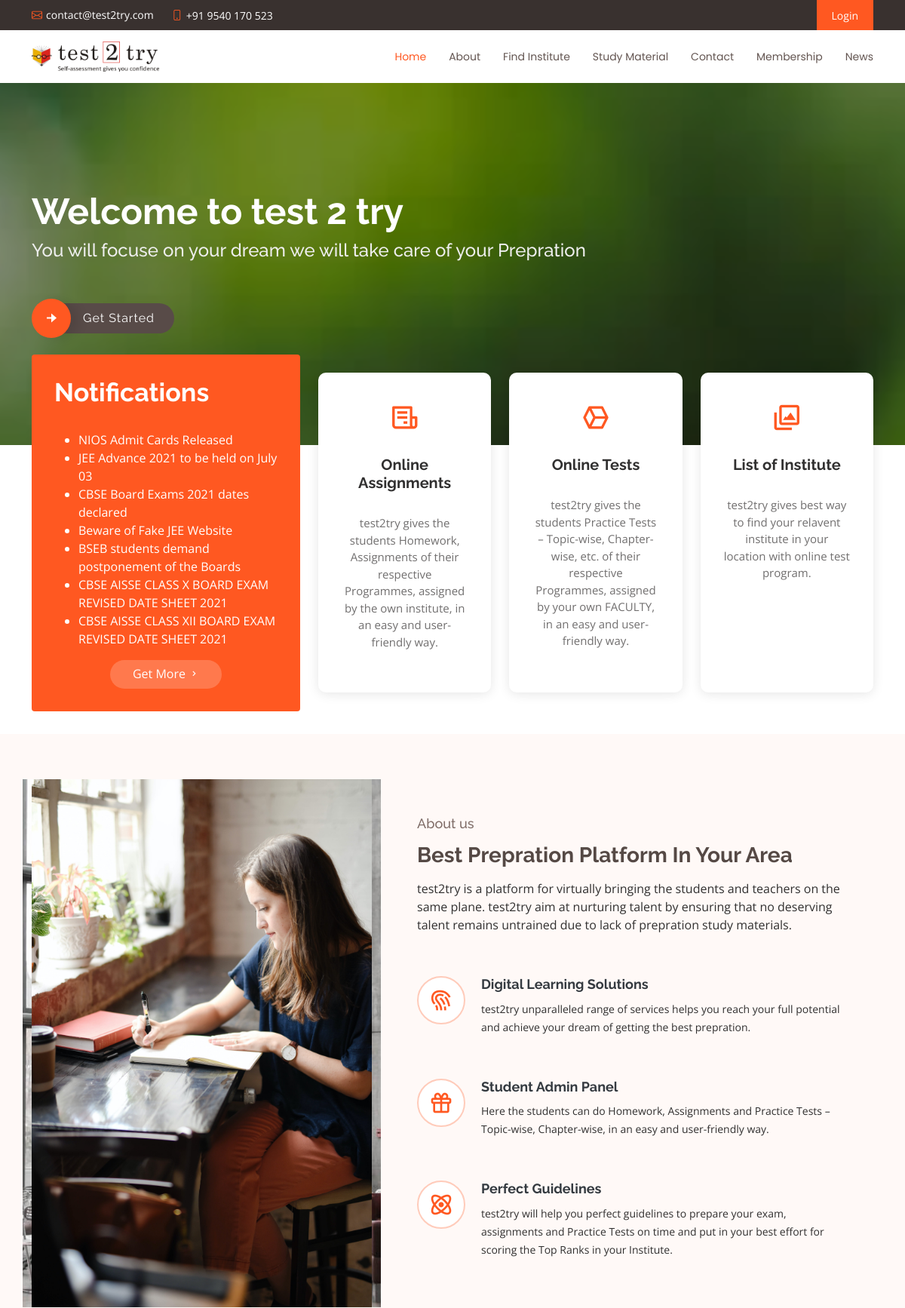
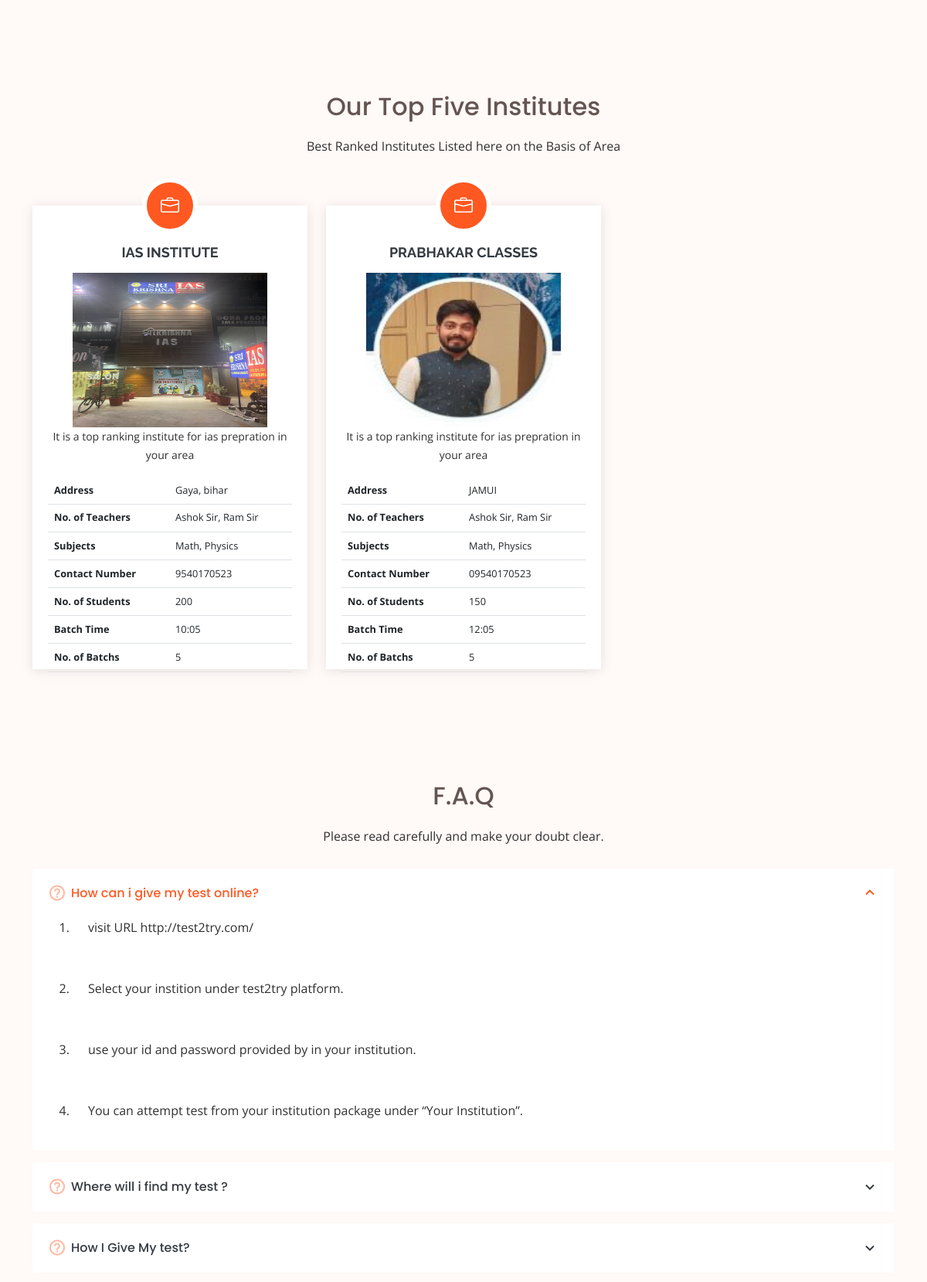
The page / (upper part) on the database its author committed (2 pictures, top to bottom).
### web/models.py (models this page shows)
class Top5Institute(models.Model):
    name = models.CharField(max_length=200)
    image = models.FileField(upload_to='media/institute/')
    disp = models.CharField(max_length=200)
    Address = models.CharField(max_length=200)
    Teachers = models.CharField(max_length=200)
    Subjects = models.CharField(max_length=200)
    Mobile = models.CharField(max_length=200)
    ListStudent = models.CharField(max_length=200)
    Time = models.CharField(max_length=200)
    Batchs = models.CharField(max_length=200)
    def __str__(self):
        return self.name

### web/views.py (the view)
# urls.py: path('', views.index, name='index')
def index(request):
    T5I= Top5Institute.objects.all()
    print(T5I)
    return render(request, 'index.html', {'Top5Institute':T5I})

### web/templates/index.html (shortened to what this page needs)
{%load static%}
<!DOCTYPE html>
<html lang="en">
<head>
  <link href="{% static 'web/assets/vendor/aos/aos.css' %}" rel="stylesheet">
  <link href="{% static 'web/assets/vendor/bootstrap/css/bootstrap.min.css' %}" rel="stylesheet">
  <link href="{% static 'web/assets/vendor/bootstrap-icons/bootstrap-icons.css' %}" rel="stylesheet">
  <link href="{% static 'web/assets/vendor/boxicons/css/boxicons.min.css' %}" rel="stylesheet">
  <link href="{% static 'web/assets/vendor/glightbox/css/glightbox.min.css' %}" rel="stylesheet">
  <link href="{% static 'web/assets/vendor/swiper/swiper-bundle.min.css' %}" rel="stylesheet">
  <link href="{% static 'web/assets/css/style.css' %}" rel="stylesheet">
</head>
<body>
  <section id="topbar" class="d-flex align-items-center">
    <div class="container d-flex justify-content-center justify-content-md-between">
      <div class="contact-info d-flex align-items-center">
        <i class="bi bi-envelope d-flex align-items-center"><a href="mailto:contact@test2try.com">contact@test2try.com</a></i>
        <i class="bi bi-phone d-flex align-items-center ms-4"><span>+91 9540 170 523</span></i>
      </div>
      <div class="cta d-none d-md-flex align-items-center">
        <a href="#" class="scrollto">Login</a>
      </div>
    </div>
  </section>
  <header id="header" class="d-flex align-items-center">
    <div class="container d-flex align-items-center justify-content-between">
      <div class="logo">
        <h1><a href="index.html"><img src="{% static 'web/assets/img/logo/logo.png' %}" size=200></a></h1>
      </div>
      <nav id="navbar" class="navbar">
        <ul>
          <li><a class="nav-link scrollto active" href="#hero">Home</a></li>
          <li><a class="nav-link scrollto" href="#">About</a></li>
          <li><a class="nav-link scrollto" href="#">Find Institute</a></li>
          <li><a class="nav-link scrollto " href="#">Study Material</a></li>
          <li><a class="nav-link scrollto" href="#">Contact</a></li>
          <li><a class="nav-link scrollto" href="#">Membership</a></li>
          <li><a href="#">News</a></li>
        </ul>
      </nav>
    </div>
  </header>
  <section id="hero" class="d-flex flex-column justify-content-center align-items-center">
    <div class="container" data-aos="fade-in">
      <h1>Welcome to test 2 try</h1>
      <h2>You will focuse on your dream we will take care of your Prepration</h2>
      <div class="d-flex align-items-center">
        <i class="bx bxs-right-arrow-alt get-started-icon"></i>
        <a href="#" class="btn-get-started scrollto">Get Started</a>
      </div>
    </div>
  </section>
  <main id="main">
    <section id="why-us" class="why-us">
      <div class="container">
        <div class="row">
          <div class="col-xl-4 col-lg-5" data-aos="fade-up">
            <div class="content">
              <h3>Notifications</h3>
              <marquee width="90%" direction="up" height="200px">
                <ul>
                    <li>NIOS Admit Cards Released</li>
                    <li>JEE Advance 2021 to be held on July 03 </li>
                    <li>CBSE Board Exams 2021 dates declared </li>
                    <li>Beware of Fake JEE Website </li>
                    <li>BSEB students demand postponement of the Boards </li>
                    <li>CBSE AISSE CLASS X BOARD EXAM REVISED DATE SHEET 2021 </li>
                    <li>CBSE AISSE CLASS XII BOARD EXAM REVISED DATE SHEET 2021 </li>
              </ul>
            </marquee>
              <div class="text-center">
                <a href="#" class="more-btn">Get More <i class="bx bx-chevron-right"></i></a>
              </div>
            </div>
          </div>
          <div class="col-xl-8 col-lg-7 d-flex">
            <div class="icon-boxes d-flex flex-column justify-content-center">
              <div class="row">
                <div class="col-xl-4 d-flex align-items-stretch" data-aos="fade-up" data-aos-delay="100">
                  <div class="icon-box mt-4 mt-xl-0">
                    <i class="bx bx-receipt"></i>
                    <h4>Online Assignments</h4>
                    <p>test2try gives the students Homework, Assignments of their respective Programmes, assigned by the own institute, in an easy and user-friendly way.</p>
                  </div>
                </div>
                <div class="col-xl-4 d-flex align-items-stretch" data-aos="fade-up" data-aos-delay="200">
                  <div class="icon-box mt-4 mt-xl-0">
                    <i class="bx bx-cube-alt"></i>
                    <h4>Online Tests</h4>
                    <p>test2try gives the students Practice Tests – Topic-wise, Chapter-wise, etc. of their respective Programmes, assigned by your own FACULTY, in an easy and user-friendly way.</p>
                  </div>
                </div>
                <div class="col-xl-4 d-flex align-items-stretch" data-aos="fade-up" data-aos-delay="300">
                  <div class="icon-box mt-4 mt-xl-0">
                    <i class="bx bx-images"></i>
                    <h4>List of Institute</h4>
                    <p>test2try gives best way to find your relavent institute in your location with online test program.</p>
                  </div>
                </div>
              </div>
            </div>
          </div>
        </div>
      </div>
    </section>
    <section id="about" class="about section-bg">
      <div class="container">
        <div class="row">
          <div class="col-xl-5 col-lg-6 video-box d-flex justify-content-center align-items-stretch position-relative" data-aos="fade-right">
            <img src="{%static 'web/assets/img/vertical-test2try.jpg'%}" width="100%">
          </div>
          <div class="col-xl-7 col-lg-6 icon-boxes d-flex flex-column align-items-stretch justify-content-center py-5 px-lg-5">
            <h4 data-aos="fade-up">About us</h4>
            <h3 data-aos="fade-up">Best Prepration Platform In Your Area</h3>
            <p data-aos="fade-up">test2try is a platform for virtually bringing the students and teachers on the same plane. test2try aim at nurturing talent by ensuring that no deserving talent remains untrained due to lack of prepration study materials.</p>
            <div class="icon-box" data-aos="fade-up">
              <div class="icon"><i class="bx bx-fingerprint"></i></div>
              <h4 class="title"><a href="">Digital Learning Solutions</a></h4>
              <p class="description">test2try unparalleled range of services helps you reach your full potential and achieve your dream of getting the best prepration.</p>
            </div>
            <div class="icon-box" data-aos="fade-up" data-aos-delay="100">
              <div class="icon"><i class="bx bx-gift"></i></div>
              <h4 class="title"><a href="">Student Admin Panel</a></h4>
              <p class="description">Here the students can do Homework, Assignments and Practice Tests – Topic-wise, Chapter-wise, in an easy and user-friendly way.</p>
            </div>
            <div class="icon-box" data-aos="fade-up" data-aos-delay="200">
              <div class="icon"><i class="bx bx-atom"></i></div>
              <h4 class="title"><a href="">Perfect Guidelines</a></h4>
              <p class="description">test2try will help you perfect guidelines to prepare your exam, assignments and Practice Tests on time and put in your best effort for scoring the Top Ranks in your Institute.</p>
            </div>
          </div>
        </div>
      </div>
    </section>
    <section id="services" class="services section-bg">
      <div class="container">
        <div class="section-title" data-aos="fade-up">
            <h2>Our Top Five Institutes</h2>
            <p>Best Ranked Institutes Listed here on the Basis of Area </p>
        </div>
        <div class="row">
          {% for Inst in Top5Institute%}
          <div class="col-lg-4 col-md-6" data-aos="fade-up">
            <div class="icon-box" style="height: 600px;">
              <div class="icon"><i class="bi bi-briefcase"></i></div>
              <h4 class="title"><a href="">{{Inst.name}}</a></h4>
              <img src="{{Inst.image.url}}" style="width: 80%; height: 200px;">
              <p class="description">{{Inst.disp}}</p>
              <table class="table" style="font-size: 80%; text-align:left">
                  <tr>
                      <th>Address</th>
                      <td>{{Inst.Address}}</td>
                  <tr>
                  <tr>
                      <th>No. of Teachers</th>
                      <td>{{Inst.Teachers}}</td>
                  </tr>
                  <tr>
                      <th>Subjects</th>
                      <td>{{Inst.Subjects}}</td>
                  </tr>
                  <tr>
                      <th>Contact Number</th>
                      <td>{{Inst.Mobile}}</td>
                  </tr>
                  <tr>
                      <th>No. of Students</th>
                      <td>{{Inst.ListStudent}}</td>
                  </tr>
                  <tr>
                      <th>Batch Time</th>
                      <td>{{Inst.Time}}</td>
                  </tr>
                  <tr>
                    <th>No. of Batchs</th>
                    <td>{{Inst.Batchs}}</td>
                </tr>
              </table>
            </div>
          </div>
          {%endfor%}
      </div>
    </section>
    <section id="faq" class="faq section-bg">
      <div class="container">
        <div class="section-title">
          <h2 data-aos="fade-up">F.A.Q</h2>
          <p data-aos="fade-up">Please read carefully and make your doubt clear.</p>
        </div>
        <div class="faq-list">
          <ul>
            <li data-aos="fade-up">
              <i class="bx bx-help-circle icon-help"></i> <a data-bs-toggle="collapse" class="collapse" data-bs-target="#faq-list-1">How can i give my test online? <i class="bx bx-chevron-up icon-close"></i></a>
              <div id="faq-list-1" class="collapse show" data-bs-parent=".faq-list">
                <ol>
                    <li>visit URL http://test2try.com/</li>
                    <li>Select your instition under test2try platform.</li>
                    <li>use your id and password provided by in your institution.</li>
                    <li>You can attempt test from your institution package under “Your Institution”.</li>
                </ol>
              </div>
            </li>
            <li data-aos="fade-up" data-aos-delay="100">
              <i class="bx bx-help-circle icon-help"></i> <a data-bs-toggle="collapse" data-bs-target="#faq-list-2" class="collapsed">Where will i find my test ?<i class="bx bx-chevron-down icon-show"></i></a>
            </li>
            <li data-aos="fade-up" data-aos-delay="200">
              <i class="bx bx-help-circle icon-help"></i> <a data-bs-toggle="collapse" data-bs-target="#faq-list-3" class="collapsed">How I Give My test? <i class="bx bx-chevron-down icon-show"></i></a>
            </li>
          </ul>
        </div>
      </div>
    </section>
  </main>
</body>
</html>

### rows shown on the page
Top5Institute: name "IAS INSTITUTE", image (picture), disp "It is a top ranking institute for ias prepration in your area", Address "Gaya, bihar", Teachers "Ashok Sir, Ram Sir", Subjects "Math, Physics", Mobile "9540170523", ListStudent "200", Time "10:05", Batchs "5"
Top5Institute: name "PRABHAKAR CLASSES", image (picture), disp "It is a top ranking institute for ias prepration in your area", Address "JAMUI", Teachers "Ashok Sir, Ram Sir", Subjects "Math, Physics", Mobile "09540170523", ListStudent "150", Time "12:05", Batchs "5"
